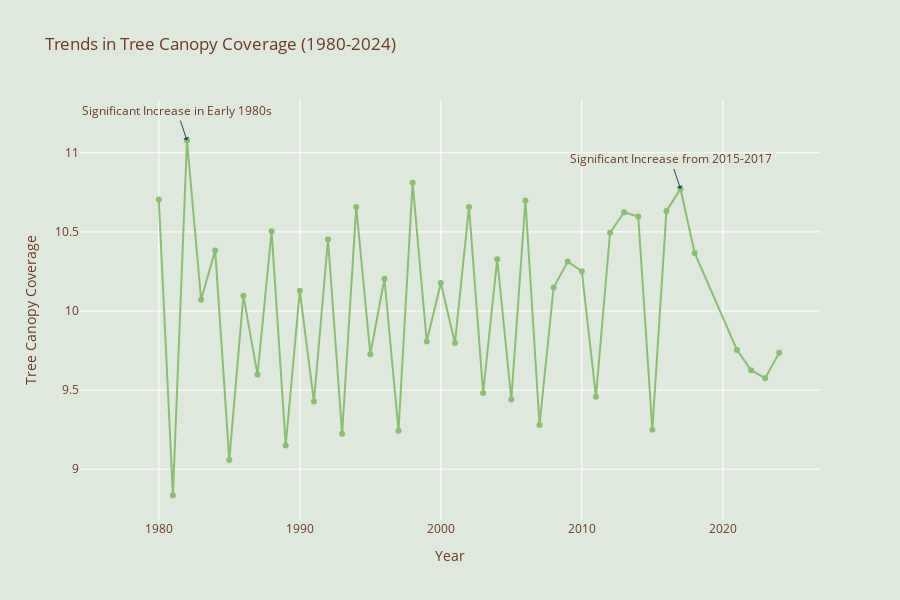

The code cell stored with this chart in its notebook:
### Code cell
import pandas as pd
import plotly.express as px
import plotly.graph_objects as go

# Load the imputed dataset
climate_data = pd.read_csv("DataSet/climate_change_imputed.csv")

# Ensure relevant columns are present
required_columns = ['year', 'treecanopy']
missing_columns = set(required_columns) - set(climate_data.columns)
if missing_columns:
    raise ValueError(f"Missing columns in the dataset: {missing_columns}")

# Group by year and calculate the average tree canopy coverage
yearly_canopy = climate_data.groupby('year')['treecanopy'].mean().reset_index()

# Create the line chart
fig = go.Figure()

fig.add_trace(go.Scatter(
    x=yearly_canopy['year'],
    y=yearly_canopy['treecanopy'],
    mode='lines+markers',
    line=dict(color='#8abf71'),  # Tree Canopy color
    name='Tree Canopy'
))

# Update layout
fig.update_layout(
    title='Trends in Tree Canopy Coverage (1980-2024)',
    xaxis_title='Year',
    yaxis_title='Tree Canopy Coverage',
    plot_bgcolor='#dfe8dc',  # Light green background color
    paper_bgcolor='#dfe8dc',  # Light green background color
    font=dict(color='#6e3824'),  # Brown color for the text
    height=600
)

# Add annotations for significant changes
fig.add_annotation(x=1982, y=yearly_canopy.loc[yearly_canopy['year'] == 1982, 'treecanopy'].values[0],
                   text='Significant Increase in Early 1980s',
                   showarrow=True, arrowhead=1)

fig.add_annotation(x=2017, y=yearly_canopy.loc[yearly_canopy['year'] == 2017, 'treecanopy'].values[0],
                   text='Significant Increase from 2015-2017',
                   showarrow=True, arrowhead=1)

# # Save the plot as an HTML file
# fig.write_html('linetree.html', auto_open=True)

# Show the plot
fig.show()

### Figure 1 — Plotly figure (JSON) as saved in the notebook; plotly's stock layout.template omitted (floating-point values rounded to 4 significant figures)
{"data": [{"line": {"color": "#8abf71"}, "mode": "lines+markers", "name": "Tree Canopy", "type": "scatter", "x": [1980, 1981, 1982, 1983, 1984, 1985, 1986, 1987, 1988, 1989, 1990, 1991, 1992, 1993, 1994, 1995, 1996, 1997, 1998, 1999, 2000, 2001, 2002, 2003, 2004, 2005, 2006, 2007, 2008, 2009, 2010, 2011, 2012, 2013, 2014, 2015, 2016, 2017, 2018, 2021, 2022, 2023, 2024], "y": [10.7, 8.835, 11.08, 10.07, 10.38, 9.058, 10.1, 9.598, 10.5, 9.15, 10.13, 9.427, 10.45, 9.224, 10.66, 9.727, 10.2, 9.244, 10.81, 9.807, 10.18, 9.797, 10.66, 9.482, 10.33, 9.44, 10.7, 9.28, 10.15, 10.31, 10.25, 9.458, 10.49, 10.62, 10.6, 9.248, 10.63, 10.77, 10.37, 9.754, 9.625, 9.575, 9.736]}], "layout": {"annotations": [{"arrowhead": 1, "showarrow": true, "text": "Significant Increase in Early 1980s", "x": 1982, "y": 11.08}, {"arrowhead": 1, "showarrow": true, "text": "Significant Increase from 2015-2017", "x": 2017, "y": 10.77}], "font": {"color": "#6e3824"}, "height": 600, "paper_bgcolor": "#dfe8dc", "plot_bgcolor": "#dfe8dc", "title": {"text": "Trends in Tree Canopy Coverage (1980-2024)"}, "xaxis": {"title": {"text": "Year"}}, "yaxis": {"title": {"text": "Tree Canopy Coverage"}}}}
